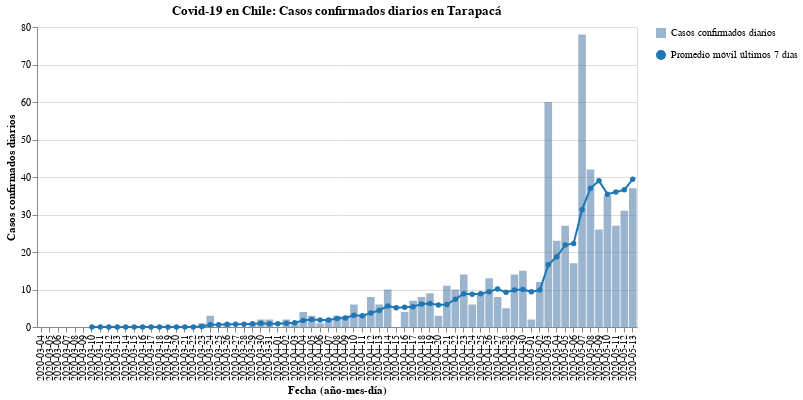

Notebook cell for this chart:
### Code cell
#hide_input
bars, line = my_cases_plot(region)
(bars + line).properties(
    title=f'Covid-19 en Chile: Casos confirmados diarios en {region}',
    width=600
)

### Figure 1 — Vega-Lite specification as saved in the notebook (floating-point values rounded to 4 significant figures)
{"config": {"view": {"continuousWidth": 400, "continuousHeight": 300}}, "layer": [{"mark": {"type": "bar", "opacity": 0.7}, "encoding": {"opacity": {"type": "nominal", "field": "Casos confirmados diarios", "legend": {"title": ""}}, "tooltip": [{"type": "nominal", "field": "Fecha"}, {"type": "quantitative", "field": "Casos confirmados"}], "x": {"type": "nominal", "axis": {"title": "Fecha (año-mes-día)"}, "field": "Fecha"}, "y": {"type": "quantitative", "axis": {"title": "Casos confirmados diarios"}, "field": "Casos confirmados"}}}, {"mark": {"type": "line", "color": "#1f77b4", "point": {"filled": true, "fill": "#1f77b4"}}, "encoding": {"shape": {"type": "nominal", "field": "Promedio móvil últimos 7 días", "legend": {"title": ""}}, "x": {"type": "nominal", "axis": {"title": "Fecha (año-mes-día)"}, "field": "Fecha"}, "y": {"type": "quantitative", "field": "Rolling"}}}], "data": {"name": "data-55b0457f838090eecbfc21f69fe0c495"}, "title": "Covid-19 en Chile: Casos confirmados diarios en Tarapacá", "width": 600, "$schema": "https://vega.github.io/schema/vega-lite/v4.8.1.json", "datasets": {"data-55b0457f838090eecbfc21f69fe0c495": [{"Fecha": "2020-03-04", "Casos confirmados": 0, "Rolling": null, "Casos confirmados diarios": "Casos confirmados diarios", "Promedio móvil últimos 7 días": "Promedio móvil últimos 7 días"}, {"Fecha": "2020-03-05", "Casos confirmados": 0, "Rolling": null, "Casos confirmados diarios": "Casos confirmados diarios", "Promedio móvil últimos 7 días": "Promedio móvil últimos 7 días"}, {"Fecha": "2020-03-06", "Casos confirmados": 0, "Rolling": null, "Casos confirmados diarios": "Casos confirmados diarios", "Promedio móvil últimos 7 días": "Promedio móvil últimos 7 días"}, {"Fecha": "2020-03-07", "Casos confirmados": 0, "Rolling": null, "Casos confirmados diarios": "Casos confirmados diarios", "Promedio móvil últimos 7 días": "Promedio móvil últimos 7 días"}, {"Fecha": "2020-03-08", "Casos confirmados": 0, "Rolling": null, "Casos confirmados diarios": "Casos confirmados diarios", "Promedio móvil últimos 7 días": "Promedio móvil últimos 7 días"}, {"Fecha": "2020-03-09", "Casos confirmados": 0, "Rolling": null, "Casos confirmados diarios": "Casos confirmados diarios", "Promedio móvil últimos 7 días": "Promedio móvil últimos 7 días"}, {"Fecha": "2020-03-10", "Casos confirmados": 0, "Rolling": 0.0, "Casos confirmados diarios": "Casos confirmados diarios", "Promedio móvil últimos 7 días": "Promedio móvil últimos 7 días"}, {"Fecha": "2020-03-11", "Casos confirmados": 0, "Rolling": 0.0, "Casos confirmados diarios": "Casos confirmados diarios", "Promedio móvil últimos 7 días": "Promedio móvil últimos 7 días"}, {"Fecha": "2020-03-12", "Casos confirmados": 0, "Rolling": 0.0, "Casos confirmados diarios": "Casos confirmados diarios", "Promedio móvil últimos 7 días": "Promedio móvil últimos 7 días"}, {"Fecha": "2020-03-13", "Casos confirmados": 0, "Rolling": 0.0, "Casos confirmados diarios": "Casos confirmados diarios", "Promedio móvil últimos 7 días": "Promedio móvil últimos 7 días"}, {"Fecha": "2020-03-14", "Casos confirmados": 0, "Rolling": 0.0, "Casos confirmados diarios": "Casos confirmados diarios", "Promedio móvil últimos 7 días": "Promedio móvil últimos 7 días"}, {"Fecha": "2020-03-15", "Casos confirmados": 0, "Rolling": 0.0, "Casos confirmados diarios": "Casos confirmados diarios", "Promedio móvil últimos 7 días": "Promedio móvil últimos 7 días"}, {"Fecha": "2020-03-16", "Casos confirmados": 0, "Rolling": 0.0, "Casos confirmados diarios": "Casos confirmados diarios", "Promedio móvil últimos 7 días": "Promedio móvil últimos 7 días"}, {"Fecha": "2020-03-17", "Casos confirmados": 0, "Rolling": 0.0, "Casos confirmados diarios": "Casos confirmados diarios", "Promedio móvil últimos 7 días": "Promedio móvil últimos 7 días"}, {"Fecha": "2020-03-18", "Casos confirmados": 0, "Rolling": 0.0, "Casos confirmados diarios": "Casos confirmados diarios", "Promedio móvil últimos 7 días": "Promedio móvil últimos 7 días"}, {"Fecha": "2020-03-19", "Casos confirmados": 0, "Rolling": 0.0, "Casos confirmados diarios": "Casos confirmados diarios", "Promedio móvil últimos 7 días": "Promedio móvil últimos 7 días"}, {"Fecha": "2020-03-20", "Casos confirmados": 0, "Rolling": 0.0, "Casos confirmados diarios": "Casos confirmados diarios", "Promedio móvil últimos 7 días": "Promedio móvil últimos 7 días"}, {"Fecha": "2020-03-21", "Casos confirmados": 0, "Rolling": 0.0, "Casos confirmados diarios": "Casos confirmados diarios", "Promedio móvil últimos 7 días": "Promedio móvil últimos 7 días"}, {"Fecha": "2020-03-22", "Casos confirmados": 0, "Rolling": 0.0, "Casos confirmados diarios": "Casos confirmados diarios", "Promedio móvil últimos 7 días": "Promedio móvil últimos 7 días"}, {"Fecha": "2020-03-23", "Casos confirmados": 1, "Rolling": 0.1429, "Casos confirmados diarios": "Casos confirmados diarios", "Promedio móvil últimos 7 días": "Promedio móvil últimos 7 días"}, {"Fecha": "2020-03-24", "Casos confirmados": 3, "Rolling": 0.5714, "Casos confirmados diarios": "Casos confirmados diarios", "Promedio móvil últimos 7 días": "Promedio móvil últimos 7 días"}, {"Fecha": "2020-03-25", "Casos confirmados": 0, "Rolling": 0.5714, "Casos confirmados diarios": "Casos confirmados diarios", "Promedio móvil últimos 7 días": "Promedio móvil últimos 7 días"}, {"Fecha": "2020-03-26", "Casos confirmados": 1, "Rolling": 0.7143, "Casos confirmados diarios": "Casos confirmados diarios", "Promedio móvil últimos 7 días": "Promedio móvil últimos 7 días"}, {"Fecha": "2020-03-27", "Casos confirmados": 0, "Rolling": 0.7143, "Casos confirmados diarios": "Casos confirmados diarios", "Promedio móvil últimos 7 días": "Promedio móvil últimos 7 días"}, {"Fecha": "2020-03-28", "Casos confirmados": 0, "Rolling": 0.7143, "Casos confirmados diarios": "Casos confirmados diarios", "Promedio móvil últimos 7 días": "Promedio móvil últimos 7 días"}, {"Fecha": "2020-03-29", "Casos confirmados": 1, "Rolling": 0.8571, "Casos confirmados diarios": "Casos confirmados diarios", "Promedio móvil últimos 7 días": "Promedio móvil últimos 7 días"}, {"Fecha": "2020-03-30", "Casos confirmados": 2, "Rolling": 1.0, "Casos confirmados diarios": "Casos confirmados diarios", "Promedio móvil últimos 7 días": "Promedio móvil últimos 7 días"}, {"Fecha": "2020-03-31", "Casos confirmados": 2, "Rolling": 0.8571, "Casos confirmados diarios": "Casos confirmados diarios", "Promedio móvil últimos 7 días": "Promedio móvil últimos 7 días"}, {"Fecha": "2020-04-01", "Casos confirmados": 0, "Rolling": 0.8571, "Casos confirmados diarios": "Casos confirmados diarios", "Promedio móvil últimos 7 días": "Promedio móvil últimos 7 días"}, {"Fecha": "2020-04-02", "Casos confirmados": 2, "Rolling": 1.0, "Casos confirmados diarios": "Casos confirmados diarios", "Promedio móvil últimos 7 días": "Promedio móvil últimos 7 días"}, {"Fecha": "2020-04-03", "Casos confirmados": 1, "Rolling": 1.143, "Casos confirmados diarios": "Casos confirmados diarios", "Promedio móvil últimos 7 días": "Promedio móvil últimos 7 días"}, {"Fecha": "2020-04-04", "Casos confirmados": 4, "Rolling": 1.714, "Casos confirmados diarios": "Casos confirmados diarios", "Promedio móvil últimos 7 días": "Promedio móvil últimos 7 días"}, {"Fecha": "2020-04-05", "Casos confirmados": 3, "Rolling": 2.0, "Casos confirmados diarios": "Casos confirmados diarios", "Promedio móvil últimos 7 días": "Promedio móvil últimos 7 días"}, {"Fecha": "2020-04-06", "Casos confirmados": 1, "Rolling": 1.857, "Casos confirmados diarios": "Casos confirmados diarios", "Promedio móvil últimos 7 días": "Promedio móvil últimos 7 días"}, {"Fecha": "2020-04-07", "Casos confirmados": 2, "Rolling": 1.857, "Casos confirmados diarios": "Casos confirmados diarios", "Promedio móvil últimos 7 días": "Promedio móvil últimos 7 días"}, {"Fecha": "2020-04-08", "Casos confirmados": 3, "Rolling": 2.286, "Casos confirmados diarios": "Casos confirmados diarios", "Promedio móvil últimos 7 días": "Promedio móvil últimos 7 días"}, {"Fecha": "2020-04-09", "Casos confirmados": 3, "Rolling": 2.429, "Casos confirmados diarios": "Casos confirmados diarios", "Promedio móvil últimos 7 días": "Promedio móvil últimos 7 días"}, {"Fecha": "2020-04-10", "Casos confirmados": 6, "Rolling": 3.143, "Casos confirmados diarios": "Casos confirmados diarios", "Promedio móvil últimos 7 días": "Promedio móvil últimos 7 días"}, {"Fecha": "2020-04-11", "Casos confirmados": 3, "Rolling": 3.0, "Casos confirmados diarios": "Casos confirmados diarios", "Promedio móvil últimos 7 días": "Promedio móvil últimos 7 días"}, {"Fecha": "2020-04-12", "Casos confirmados": 8, "Rolling": 3.714, "Casos confirmados diarios": "Casos confirmados diarios", "Promedio móvil últimos 7 días": "Promedio móvil últimos 7 días"}, {"Fecha": "2020-04-13", "Casos confirmados": 6, "Rolling": 4.429, "Casos confirmados diarios": "Casos confirmados diarios", "Promedio móvil últimos 7 días": "Promedio móvil últimos 7 días"}, {"Fecha": "2020-04-14", "Casos confirmados": 10, "Rolling": 5.571, "Casos confirmados diarios": "Casos confirmados diarios", "Promedio móvil últimos 7 días": "Promedio móvil últimos 7 días"}, {"Fecha": "2020-04-15", "Casos confirmados": 0, "Rolling": 5.143, "Casos confirmados diarios": "Casos confirmados diarios", "Promedio móvil últimos 7 días": "Promedio móvil últimos 7 días"}, {"Fecha": "2020-04-16", "Casos confirmados": 4, "Rolling": 5.286, "Casos confirmados diarios": "Casos confirmados diarios", "Promedio móvil últimos 7 días": "Promedio móvil últimos 7 días"}, {"Fecha": "2020-04-17", "Casos confirmados": 7, "Rolling": 5.429, "Casos confirmados diarios": "Casos confirmados diarios", "Promedio móvil últimos 7 días": "Promedio móvil últimos 7 días"}, {"Fecha": "2020-04-18", "Casos confirmados": 8, "Rolling": 6.143, "Casos confirmados diarios": "Casos confirmados diarios", "Promedio móvil últimos 7 días": "Promedio móvil últimos 7 días"}, {"Fecha": "2020-04-19", "Casos confirmados": 9, "Rolling": 6.286, "Casos confirmados diarios": "Casos confirmados diarios", "Promedio móvil últimos 7 días": "Promedio móvil últimos 7 días"}, {"Fecha": "2020-04-20", "Casos confirmados": 3, "Rolling": 5.857, "Casos confirmados diarios": "Casos confirmados diarios", "Promedio móvil últimos 7 días": "Promedio móvil últimos 7 días"}, {"Fecha": "2020-04-21", "Casos confirmados": 11, "Rolling": 6.0, "Casos confirmados diarios": "Casos confirmados diarios", "Promedio móvil últimos 7 días": "Promedio móvil últimos 7 días"}, {"Fecha": "2020-04-22", "Casos confirmados": 10, "Rolling": 7.429, "Casos confirmados diarios": "Casos confirmados diarios", "Promedio móvil últimos 7 días": "Promedio móvil últimos 7 días"}, {"Fecha": "2020-04-23", "Casos confirmados": 14, "Rolling": 8.857, "Casos confirmados diarios": "Casos confirmados diarios", "Promedio móvil últimos 7 días": "Promedio móvil últimos 7 días"}, {"Fecha": "2020-04-24", "Casos confirmados": 6, "Rolling": 8.714, "Casos confirmados diarios": "Casos confirmados diarios", "Promedio móvil últimos 7 días": "Promedio móvil últimos 7 días"}, {"Fecha": "2020-04-25", "Casos confirmados": 9, "Rolling": 8.857, "Casos confirmados diarios": "Casos confirmados diarios", "Promedio móvil últimos 7 días": "Promedio móvil últimos 7 días"}, {"Fecha": "2020-04-26", "Casos confirmados": 13, "Rolling": 9.429, "Casos confirmados diarios": "Casos confirmados diarios", "Promedio móvil últimos 7 días": "Promedio móvil últimos 7 días"}, {"Fecha": "2020-04-27", "Casos confirmados": 8, "Rolling": 10.14, "Casos confirmados diarios": "Casos confirmados diarios", "Promedio móvil últimos 7 días": "Promedio móvil últimos 7 días"}, {"Fecha": "2020-04-28", "Casos confirmados": 5, "Rolling": 9.286, "Casos confirmados diarios": "Casos confirmados diarios", "Promedio móvil últimos 7 días": "Promedio móvil últimos 7 días"}, {"Fecha": "2020-04-29", "Casos confirmados": 14, "Rolling": 9.857, "Casos confirmados diarios": "Casos confirmados diarios", "Promedio móvil últimos 7 días": "Promedio móvil últimos 7 días"}, {"Fecha": "2020-04-30", "Casos confirmados": 15, "Rolling": 10.0, "Casos confirmados diarios": "Casos confirmados diarios", "Promedio móvil últimos 7 días": "Promedio móvil últimos 7 días"}, {"Fecha": "2020-05-01", "Casos confirmados": 2, "Rolling": 9.429, "Casos confirmados diarios": "Casos confirmados diarios", "Promedio móvil últimos 7 días": "Promedio móvil últimos 7 días"}, {"Fecha": "2020-05-02", "Casos confirmados": 12, "Rolling": 9.857, "Casos confirmados diarios": "Casos confirmados diarios", "Promedio móvil últimos 7 días": "Promedio móvil últimos 7 días"}, {"Fecha": "2020-05-03", "Casos confirmados": 60, "Rolling": 16.57, "Casos confirmados diarios": "Casos confirmados diarios", "Promedio móvil últimos 7 días": "Promedio móvil últimos 7 días"}, {"Fecha": "2020-05-04", "Casos confirmados": 23, "Rolling": 18.71, "Casos confirmados diarios": "Casos confirmados diarios", "Promedio móvil últimos 7 días": "Promedio móvil últimos 7 días"}, {"Fecha": "2020-05-05", "Casos confirmados": 27, "Rolling": 21.86, "Casos confirmados diarios": "Casos confirmados diarios", "Promedio móvil últimos 7 días": "Promedio móvil últimos 7 días"}, {"Fecha": "2020-05-06", "Casos confirmados": 17, "Rolling": 22.29, "Casos confirmados diarios": "Casos confirmados diarios", "Promedio móvil últimos 7 días": "Promedio móvil últimos 7 días"}, {"Fecha": "2020-05-07", "Casos confirmados": 78, "Rolling": 31.29, "Casos confirmados diarios": "Casos confirmados diarios", "Promedio móvil últimos 7 días": "Promedio móvil últimos 7 días"}, {"Fecha": "2020-05-08", "Casos confirmados": 42, "Rolling": 37.0, "Casos confirmados diarios": "Casos confirmados diarios", "Promedio móvil últimos 7 días": "Promedio móvil últimos 7 días"}, {"Fecha": "2020-05-09", "Casos confirmados": 26, "Rolling": 39.0, "Casos confirmados diarios": "Casos confirmados diarios", "Promedio móvil últimos 7 días": "Promedio móvil últimos 7 días"}, {"Fecha": "2020-05-10", "Casos confirmados": 35, "Rolling": 35.43, "Casos confirmados diarios": "Casos confirmados diarios", "Promedio móvil últimos 7 días": "Promedio móvil últimos 7 días"}, {"Fecha": "2020-05-11", "Casos confirmados": 27, "Rolling": 36.0, "Casos confirmados diarios": "Casos confirmados diarios", "Promedio móvil últimos 7 días": "Promedio móvil últimos 7 días"}, {"Fecha": "2020-05-12", "Casos confirmados": 31, "Rolling": 36.57, "Casos confirmados diarios": "Casos confirmados diarios", "Promedio móvil últimos 7 días": "Promedio móvil últimos 7 días"}, {"Fecha": "2020-05-13", "Casos confirmados": 37, "Rolling": 39.43, "Casos confirmados diarios": "Casos confirmados diarios", "Promedio móvil últimos 7 días": "Promedio móvil últimos 7 días"}]}}
